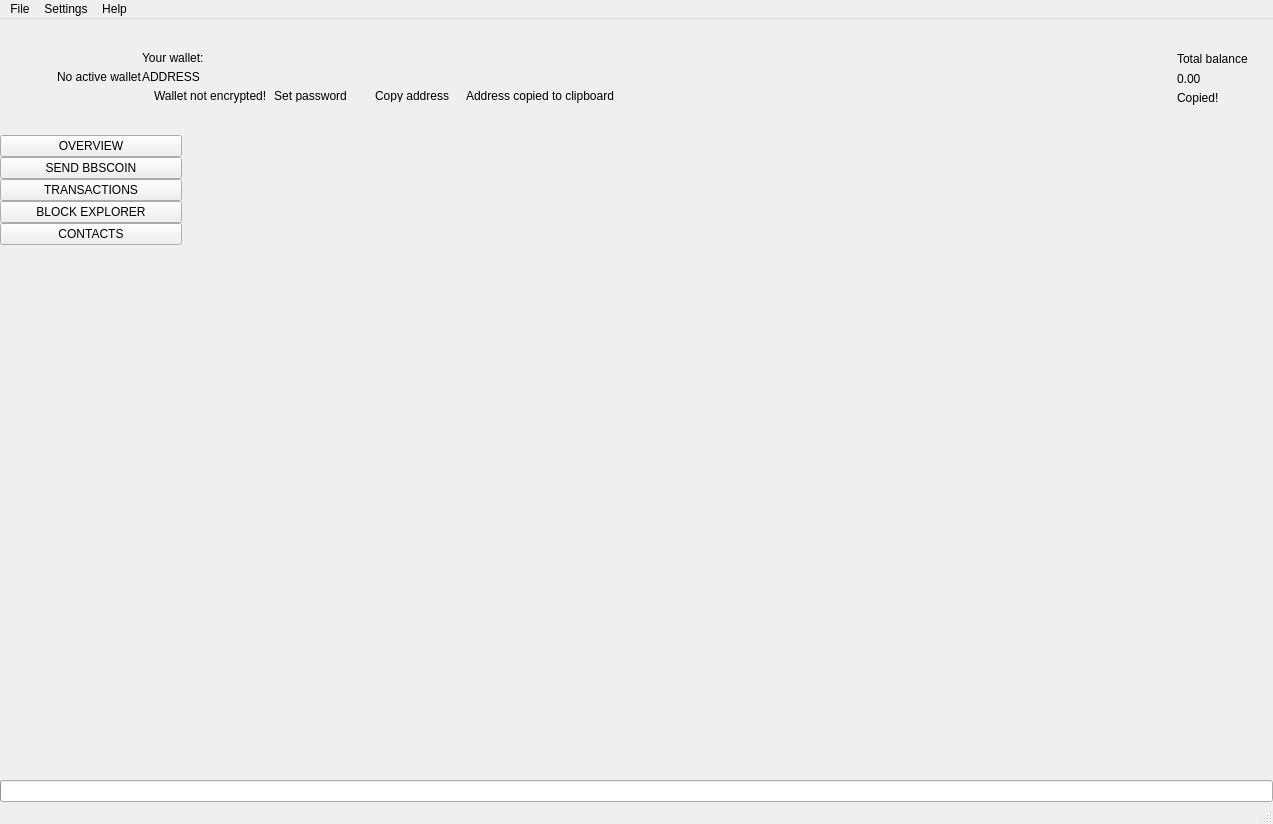
<?xml version="1.0" encoding="UTF-8"?>
<ui version="4.0">
 <class>MainWindow</class>
 <widget class="QMainWindow" name="MainWindow">
  <property name="geometry">
   <rect>
    <x>0</x>
    <y>0</y>
    <width>1273</width>
    <height>824</height>
   </rect>
  </property>
  <property name="sizePolicy">
   <sizepolicy hsizetype="Preferred" vsizetype="Preferred">
    <horstretch>0</horstretch>
    <verstretch>0</verstretch>
   </sizepolicy>
  </property>
  <property name="minimumSize">
   <size>
    <width>1260</width>
    <height>600</height>
   </size>
  </property>
  <property name="maximumSize">
   <size>
    <width>16777215</width>
    <height>16777215</height>
   </size>
  </property>
  <property name="windowTitle">
   <string>MainWindow</string>
  </property>
  <property name="windowIcon">
   <iconset>
    <normaloff>:/images/bbscoin</normaloff>:/images/bbscoin</iconset>
  </property>
  <widget class="QWidget" name="centralwidget">
   <layout class="QVBoxLayout" name="verticalLayout_2">
    <property name="spacing">
     <number>0</number>
    </property>
    <property name="leftMargin">
     <number>0</number>
    </property>
    <property name="topMargin">
     <number>0</number>
    </property>
    <property name="rightMargin">
     <number>0</number>
    </property>
    <property name="bottomMargin">
     <number>0</number>
    </property>
    <item>
     <widget class="QFrame" name="m_headerFrame">
      <property name="minimumSize">
       <size>
        <width>0</width>
        <height>116</height>
       </size>
      </property>
      <property name="maximumSize">
       <size>
        <width>16777215</width>
        <height>116</height>
       </size>
      </property>
      <property name="frameShape">
       <enum>QFrame::NoFrame</enum>
      </property>
      <property name="frameShadow">
       <enum>QFrame::Raised</enum>
      </property>
      <layout class="QHBoxLayout" name="horizontalLayout_3">
       <property name="spacing">
        <number>0</number>
       </property>
       <property name="leftMargin">
        <number>0</number>
       </property>
       <property name="topMargin">
        <number>0</number>
       </property>
       <property name="rightMargin">
        <number>25</number>
       </property>
       <property name="bottomMargin">
        <number>0</number>
       </property>
       <item>
        <spacer name="horizontalSpacer_2">
         <property name="orientation">
          <enum>Qt::Horizontal</enum>
         </property>
         <property name="sizeType">
          <enum>QSizePolicy::Fixed</enum>
         </property>
         <property name="sizeHint" stdset="0">
          <size>
           <width>30</width>
           <height>20</height>
          </size>
         </property>
        </spacer>
       </item>
       <item>
        <widget class="QLabel" name="m_logoLabel">
         <property name="text">
          <string/>
         </property>
        </widget>
       </item>
       <item>
        <spacer name="horizontalSpacer_5">
         <property name="orientation">
          <enum>Qt::Horizontal</enum>
         </property>
         <property name="sizeType">
          <enum>QSizePolicy::Fixed</enum>
         </property>
         <property name="sizeHint" stdset="0">
          <size>
           <width>20</width>
           <height>20</height>
          </size>
         </property>
        </spacer>
       </item>
       <item>
        <widget class="WalletGui::WalletSmallGrayTextLabel" name="m_noWalletLabel">
         <property name="text">
          <string>No active wallet</string>
         </property>
        </widget>
       </item>
       <item>
        <widget class="QFrame" name="m_walletFrame">
         <property name="frameShape">
          <enum>QFrame::NoFrame</enum>
         </property>
         <property name="frameShadow">
          <enum>QFrame::Raised</enum>
         </property>
         <layout class="QVBoxLayout" name="verticalLayout_3">
          <property name="spacing">
           <number>5</number>
          </property>
          <property name="leftMargin">
           <number>0</number>
          </property>
          <property name="topMargin">
           <number>0</number>
          </property>
          <property name="rightMargin">
           <number>0</number>
          </property>
          <property name="bottomMargin">
           <number>0</number>
          </property>
          <item>
           <spacer name="verticalSpacer_3">
            <property name="orientation">
             <enum>Qt::Vertical</enum>
            </property>
            <property name="sizeType">
             <enum>QSizePolicy::Minimum</enum>
            </property>
            <property name="sizeHint" stdset="0">
             <size>
              <width>20</width>
              <height>40</height>
             </size>
            </property>
           </spacer>
          </item>
          <item>
           <widget class="WalletGui::WalletSmallGrayTextLabel" name="m_walletLabel">
            <property name="text">
             <string>Your wallet:</string>
            </property>
            <property name="indent">
             <number>0</number>
            </property>
           </widget>
          </item>
          <item>
           <widget class="QLabel" name="m_addressLabel">
            <property name="sizePolicy">
             <sizepolicy hsizetype="Preferred" vsizetype="Preferred">
              <horstretch>0</horstretch>
              <verstretch>0</verstretch>
             </sizepolicy>
            </property>
            <property name="cursor">
             <cursorShape>PointingHandCursor</cursorShape>
            </property>
            <property name="toolTip">
             <string>Click to copy</string>
            </property>
            <property name="text">
             <string>ADDRESS</string>
            </property>
            <property name="indent">
             <number>0</number>
            </property>
           </widget>
          </item>
          <item>
           <layout class="QHBoxLayout" name="horizontalLayout_2">
            <property name="spacing">
             <number>0</number>
            </property>
            <item alignment="Qt::AlignTop">
             <widget class="QFrame" name="m_notEncryptedFrame">
              <property name="frameShape">
               <enum>QFrame::NoFrame</enum>
              </property>
              <property name="frameShadow">
               <enum>QFrame::Raised</enum>
              </property>
              <layout class="QHBoxLayout" name="horizontalLayout_4">
               <property name="spacing">
                <number>0</number>
               </property>
               <property name="leftMargin">
                <number>0</number>
               </property>
               <property name="topMargin">
                <number>0</number>
               </property>
               <property name="rightMargin">
                <number>0</number>
               </property>
               <property name="bottomMargin">
                <number>0</number>
               </property>
               <item alignment="Qt::AlignVCenter">
                <widget class="QLabel" name="m_notEncryptedIconLabel">
                 <property name="text">
                  <string/>
                 </property>
                 <property name="pixmap">
                  <pixmap resource="../../resources.qrc">:/icons/lock_open_gray</pixmap>
                 </property>
                 <property name="alignment">
                  <set>Qt::AlignLeading|Qt::AlignLeft|Qt::AlignVCenter</set>
                 </property>
                </widget>
               </item>
               <item>
                <spacer name="horizontalSpacer_11">
                 <property name="orientation">
                  <enum>Qt::Horizontal</enum>
                 </property>
                 <property name="sizeType">
                  <enum>QSizePolicy::Fixed</enum>
                 </property>
                 <property name="sizeHint" stdset="0">
                  <size>
                   <width>5</width>
                   <height>3</height>
                  </size>
                 </property>
                </spacer>
               </item>
               <item alignment="Qt::AlignVCenter">
                <widget class="WalletGui::WalletTinyGrayTextLabel" name="m_notEncryptedTextLabel">
                 <property name="text">
                  <string>Wallet not encrypted!</string>
                 </property>
                 <property name="alignment">
                  <set>Qt::AlignLeading|Qt::AlignLeft|Qt::AlignVCenter</set>
                 </property>
                </widget>
               </item>
               <item>
                <spacer name="horizontalSpacer_9">
                 <property name="orientation">
                  <enum>Qt::Horizontal</enum>
                 </property>
                 <property name="sizeType">
                  <enum>QSizePolicy::Fixed</enum>
                 </property>
                 <property name="sizeHint" stdset="0">
                  <size>
                   <width>3</width>
                   <height>3</height>
                  </size>
                 </property>
                </spacer>
               </item>
               <item alignment="Qt::AlignVCenter">
                <widget class="WalletGui::WalletTinyLinkLikeButton" name="m_encryptButton">
                 <property name="sizePolicy">
                  <sizepolicy hsizetype="Minimum" vsizetype="Minimum">
                   <horstretch>0</horstretch>
                   <verstretch>0</verstretch>
                  </sizepolicy>
                 </property>
                 <property name="minimumSize">
                  <size>
                   <width>0</width>
                   <height>3</height>
                  </size>
                 </property>
                 <property name="cursor">
                  <cursorShape>PointingHandCursor</cursorShape>
                 </property>
                 <property name="text">
                  <string>Set password</string>
                 </property>
                 <property name="flat">
                  <bool>true</bool>
                 </property>
                </widget>
               </item>
               <item>
                <spacer name="horizontalSpacer_10">
                 <property name="orientation">
                  <enum>Qt::Horizontal</enum>
                 </property>
                 <property name="sizeType">
                  <enum>QSizePolicy::Fixed</enum>
                 </property>
                 <property name="sizeHint" stdset="0">
                  <size>
                   <width>20</width>
                   <height>3</height>
                  </size>
                 </property>
                </spacer>
               </item>
              </layout>
             </widget>
            </item>
            <item alignment="Qt::AlignVCenter">
             <widget class="WalletGui::WalletTinyLinkLikeButton" name="m_copyAddressButton">
              <property name="sizePolicy">
               <sizepolicy hsizetype="Minimum" vsizetype="Minimum">
                <horstretch>0</horstretch>
                <verstretch>0</verstretch>
               </sizepolicy>
              </property>
              <property name="minimumSize">
               <size>
                <width>0</width>
                <height>3</height>
               </size>
              </property>
              <property name="cursor">
               <cursorShape>PointingHandCursor</cursorShape>
              </property>
              <property name="focusPolicy">
               <enum>Qt::NoFocus</enum>
              </property>
              <property name="autoFillBackground">
               <bool>true</bool>
              </property>
              <property name="text">
               <string>Copy address</string>
              </property>
              <property name="flat">
               <bool>true</bool>
              </property>
             </widget>
            </item>
            <item>
             <spacer name="horizontalSpacer_7">
              <property name="orientation">
               <enum>Qt::Horizontal</enum>
              </property>
              <property name="sizeType">
               <enum>QSizePolicy::Fixed</enum>
              </property>
              <property name="sizeHint" stdset="0">
               <size>
                <width>13</width>
                <height>3</height>
               </size>
              </property>
             </spacer>
            </item>
            <item alignment="Qt::AlignVCenter">
             <widget class="WalletGui::CopyMagicLabel" name="m_copyAddressLabel">
              <property name="text">
               <string>Address copied to clipboard</string>
              </property>
              <property name="alignment">
               <set>Qt::AlignLeading|Qt::AlignLeft|Qt::AlignVCenter</set>
              </property>
             </widget>
            </item>
            <item>
             <spacer name="horizontalSpacer">
              <property name="orientation">
               <enum>Qt::Horizontal</enum>
              </property>
              <property name="sizeHint" stdset="0">
               <size>
                <width>40</width>
                <height>3</height>
               </size>
              </property>
             </spacer>
            </item>
           </layout>
          </item>
          <item>
           <spacer name="verticalSpacer_2">
            <property name="orientation">
             <enum>Qt::Vertical</enum>
            </property>
            <property name="sizeType">
             <enum>QSizePolicy::Minimum</enum>
            </property>
            <property name="sizeHint" stdset="0">
             <size>
              <width>20</width>
              <height>40</height>
             </size>
            </property>
           </spacer>
          </item>
         </layout>
        </widget>
       </item>
       <item>
        <spacer name="horizontalSpacer_3">
         <property name="orientation">
          <enum>Qt::Horizontal</enum>
         </property>
         <property name="sizeType">
          <enum>QSizePolicy::Expanding</enum>
         </property>
         <property name="sizeHint" stdset="0">
          <size>
           <width>34</width>
           <height>20</height>
          </size>
         </property>
        </spacer>
       </item>
       <item>
        <spacer name="horizontalSpacer_8">
         <property name="orientation">
          <enum>Qt::Horizontal</enum>
         </property>
         <property name="sizeType">
          <enum>QSizePolicy::Fixed</enum>
         </property>
         <property name="sizeHint" stdset="0">
          <size>
           <width>34</width>
           <height>20</height>
          </size>
         </property>
        </spacer>
       </item>
       <item alignment="Qt::AlignRight|Qt::AlignVCenter">
        <widget class="QFrame" name="m_balanceFrame">
         <layout class="QGridLayout" name="gridLayout">
          <property name="leftMargin">
           <number>0</number>
          </property>
          <property name="topMargin">
           <number>30</number>
          </property>
          <property name="rightMargin">
           <number>0</number>
          </property>
          <property name="bottomMargin">
           <number>0</number>
          </property>
          <property name="verticalSpacing">
           <number>3</number>
          </property>
          <item row="0" column="2">
           <layout class="QVBoxLayout" name="verticalLayout_4">
            <item>
             <widget class="QLabel" name="m_balanceTextLabel">
              <property name="text">
               <string>Total balance</string>
              </property>
             </widget>
            </item>
            <item>
             <widget class="QLabel" name="m_balanceLabel">
              <property name="cursor">
               <cursorShape>PointingHandCursor</cursorShape>
              </property>
              <property name="toolTip">
               <string>Click to copy</string>
              </property>
              <property name="text">
               <string>0.00</string>
              </property>
             </widget>
            </item>
           </layout>
          </item>
          <item row="1" column="2">
           <widget class="WalletGui::CopyMagicLabel" name="m_balanceCopyLabel">
            <property name="text">
             <string>Copied!</string>
            </property>
           </widget>
          </item>
          <item row="0" column="1">
           <spacer name="horizontalSpacer_6">
            <property name="orientation">
             <enum>Qt::Horizontal</enum>
            </property>
            <property name="sizeType">
             <enum>QSizePolicy::Fixed</enum>
            </property>
            <property name="sizeHint" stdset="0">
             <size>
              <width>2</width>
              <height>39</height>
             </size>
            </property>
           </spacer>
          </item>
          <item row="2" column="2">
           <spacer name="verticalSpacer_5">
            <property name="orientation">
             <enum>Qt::Vertical</enum>
            </property>
            <property name="sizeType">
             <enum>QSizePolicy::Expanding</enum>
            </property>
            <property name="sizeHint" stdset="0">
             <size>
              <width>20</width>
              <height>50</height>
             </size>
            </property>
           </spacer>
          </item>
          <item row="0" column="0">
           <widget class="QLabel" name="m_balanceIconLabel">
            <property name="text">
             <string/>
            </property>
            <property name="pixmap">
             <pixmap resource="../../resources.qrc">:/icons/total_balance</pixmap>
            </property>
           </widget>
          </item>
         </layout>
        </widget>
       </item>
      </layout>
     </widget>
    </item>
    <item>
     <layout class="QHBoxLayout" name="horizontalLayout" stretch="0,0,0,0,0,0,0,0">
      <property name="spacing">
       <number>0</number>
      </property>
      <item>
       <widget class="QFrame" name="m_toolFrame">
        <property name="frameShape">
         <enum>QFrame::NoFrame</enum>
        </property>
        <property name="frameShadow">
         <enum>QFrame::Plain</enum>
        </property>
        <property name="lineWidth">
         <number>0</number>
        </property>
        <layout class="QVBoxLayout" name="verticalLayout">
         <property name="spacing">
          <number>0</number>
         </property>
         <property name="leftMargin">
          <number>0</number>
         </property>
         <property name="topMargin">
          <number>0</number>
         </property>
         <property name="rightMargin">
          <number>0</number>
         </property>
         <property name="bottomMargin">
          <number>0</number>
         </property>
         <item>
          <widget class="QPushButton" name="m_overviewButton">
           <property name="sizePolicy">
            <sizepolicy hsizetype="Minimum" vsizetype="Fixed">
             <horstretch>0</horstretch>
             <verstretch>0</verstretch>
            </sizepolicy>
           </property>
           <property name="focusPolicy">
            <enum>Qt::NoFocus</enum>
           </property>
           <property name="text">
            <string>OVERVIEW</string>
           </property>
           <property name="checkable">
            <bool>true</bool>
           </property>
           <attribute name="buttonGroup">
            <string notr="true">m_toolButtonGroup</string>
           </attribute>
          </widget>
         </item>
         <item>
          <widget class="QPushButton" name="m_sendButton">
           <property name="sizePolicy">
            <sizepolicy hsizetype="Minimum" vsizetype="Fixed">
             <horstretch>0</horstretch>
             <verstretch>0</verstretch>
            </sizepolicy>
           </property>
           <property name="focusPolicy">
            <enum>Qt::NoFocus</enum>
           </property>
           <property name="text">
            <string>SEND BBSCOIN</string>
           </property>
           <property name="checkable">
            <bool>true</bool>
           </property>
           <attribute name="buttonGroup">
            <string notr="true">m_toolButtonGroup</string>
           </attribute>
          </widget>
         </item>
         <item>
          <widget class="QPushButton" name="m_transactionsButton">
           <property name="sizePolicy">
            <sizepolicy hsizetype="Minimum" vsizetype="Fixed">
             <horstretch>0</horstretch>
             <verstretch>0</verstretch>
            </sizepolicy>
           </property>
           <property name="focusPolicy">
            <enum>Qt::NoFocus</enum>
           </property>
           <property name="text">
            <string>TRANSACTIONS</string>
           </property>
           <property name="checkable">
            <bool>true</bool>
           </property>
           <attribute name="buttonGroup">
            <string notr="true">m_toolButtonGroup</string>
           </attribute>
          </widget>
         </item>
         <item>
          <widget class="QPushButton" name="m_blockExplorerButton">
           <property name="focusPolicy">
            <enum>Qt::NoFocus</enum>
           </property>
           <property name="text">
            <string>BLOCK EXPLORER</string>
           </property>
           <property name="checkable">
            <bool>true</bool>
           </property>
           <attribute name="buttonGroup">
            <string notr="true">m_toolButtonGroup</string>
           </attribute>
          </widget>
         </item>
         <item>
          <widget class="QPushButton" name="m_addressBookButton">
           <property name="sizePolicy">
            <sizepolicy hsizetype="Minimum" vsizetype="Fixed">
             <horstretch>0</horstretch>
             <verstretch>0</verstretch>
            </sizepolicy>
           </property>
           <property name="focusPolicy">
            <enum>Qt::NoFocus</enum>
           </property>
           <property name="text">
            <string>CONTACTS</string>
           </property>
           <property name="checkable">
            <bool>true</bool>
           </property>
           <attribute name="buttonGroup">
            <string notr="true">m_toolButtonGroup</string>
           </attribute>
          </widget>
         </item>
         <item>
          <spacer name="verticalSpacer">
           <property name="orientation">
            <enum>Qt::Vertical</enum>
           </property>
           <property name="sizeHint" stdset="0">
            <size>
             <width>20</width>
             <height>40</height>
            </size>
           </property>
          </spacer>
         </item>
        </layout>
       </widget>
      </item>
      <item>
       <widget class="WalletGui::OverviewFrame" name="m_overviewFrame">
        <property name="frameShape">
         <enum>QFrame::NoFrame</enum>
        </property>
        <property name="frameShadow">
         <enum>QFrame::Raised</enum>
        </property>
       </widget>
      </item>
      <item>
       <widget class="WalletGui::SendFrame" name="m_sendFrame">
        <property name="frameShape">
         <enum>QFrame::NoFrame</enum>
        </property>
        <property name="frameShadow">
         <enum>QFrame::Raised</enum>
        </property>
       </widget>
      </item>
      <item>
       <widget class="WalletGui::TransactionsFrame" name="m_transactionsFrame">
        <property name="frameShape">
         <enum>QFrame::NoFrame</enum>
        </property>
        <property name="frameShadow">
         <enum>QFrame::Raised</enum>
        </property>
       </widget>
      </item>
      <item>
       <widget class="WalletGui::AddressBookFrame" name="m_addressBookFrame">
        <property name="frameShape">
         <enum>QFrame::NoFrame</enum>
        </property>
        <property name="frameShadow">
         <enum>QFrame::Raised</enum>
        </property>
       </widget>
      </item>
      <item>
       <widget class="WalletGui::NoWalletFrame" name="m_noWalletFrame">
        <property name="frameShape">
         <enum>QFrame::NoFrame</enum>
        </property>
        <property name="frameShadow">
         <enum>QFrame::Raised</enum>
        </property>
       </widget>
      </item>
      <item>
       <widget class="WalletGui::BlockExplorerFrame" name="m_blockExplorerFrame">
        <property name="frameShape">
         <enum>QFrame::NoFrame</enum>
        </property>
        <property name="frameShadow">
         <enum>QFrame::Raised</enum>
        </property>
       </widget>
      </item>
     </layout>
    </item>
    <item>
     <widget class="QProgressBar" name="m_syncProgress">
      <property name="maximum">
       <number>100</number>
      </property>
      <property name="value">
       <number>0</number>
      </property>
      <property name="textVisible">
       <bool>false</bool>
      </property>
     </widget>
    </item>
   </layout>
  </widget>
  <widget class="QMenuBar" name="menubar">
   <property name="geometry">
    <rect>
     <x>0</x>
     <y>0</y>
     <width>1273</width>
     <height>21</height>
    </rect>
   </property>
   <widget class="QMenu" name="menuFile">
    <property name="title">
     <string>File</string>
    </property>
    <addaction name="m_createWalletAction"/>
    <addaction name="m_openWalletAction"/>
    <addaction name="m_recentWalletsAction"/>
    <addaction name="m_backupWalletAction"/>
    <addaction name="m_saveKeysAction"/>
    <addaction name="m_resetAction"/>
    <addaction name="m_importKeyAction"/>
    <addaction name="m_exportKeyAction"/>
    <addaction name="m_exportTrackingKeyAction"/>
    <addaction name="m_exitAction"/>
   </widget>
   <widget class="QMenu" name="menuSettings">
    <property name="title">
     <string>Settings</string>
    </property>
    <widget class="QMenu" name="menuThemes">
     <property name="title">
      <string>Themes</string>
     </property>
    </widget>
    <addaction name="m_encryptWalletAction"/>
    <addaction name="m_changePasswordAction"/>
    <addaction name="separator"/>
    <addaction name="m_autostartAction"/>
    <addaction name="m_minimizeToTrayAction"/>
    <addaction name="m_closeToTrayAction"/>
    <addaction name="separator"/>
    <addaction name="m_preferencesAction"/>
    <addaction name="menuThemes"/>
   </widget>
   <widget class="QMenu" name="menuHelp">
    <property name="title">
     <string>Help</string>
    </property>
    <addaction name="m_communityForumAction"/>
    <addaction name="m_reportIssueAction"/>
    <addaction name="m_aboutBBSCoinAction"/>
    <addaction name="m_aboutQtAction"/>
   </widget>
   <addaction name="menuFile"/>
   <addaction name="menuSettings"/>
   <addaction name="menuHelp"/>
  </widget>
  <widget class="WalletGui::WalletStatusBar" name="statusBar"/>
  <action name="m_exitAction">
   <property name="checkable">
    <bool>false</bool>
   </property>
   <property name="enabled">
    <bool>true</bool>
   </property>
   <property name="text">
    <string>Exit</string>
   </property>
   <property name="shortcut">
    <string>Ctrl+Q</string>
   </property>
  </action>
  <action name="m_createWalletAction">
   <property name="enabled">
    <bool>true</bool>
   </property>
   <property name="text">
    <string>Create wallet</string>
   </property>
  </action>
  <action name="m_openWalletAction">
   <property name="enabled">
    <bool>true</bool>
   </property>
   <property name="text">
    <string>Open wallet</string>
   </property>
  </action>
  <action name="m_encryptWalletAction">
   <property name="enabled">
    <bool>true</bool>
   </property>
   <property name="text">
    <string>Encrypt wallet</string>
   </property>
  </action>
  <action name="m_changePasswordAction">
   <property name="enabled">
    <bool>true</bool>
   </property>
   <property name="text">
    <string>Change password</string>
   </property>
   <property name="toolTip">
    <string>Change password</string>
   </property>
  </action>
  <action name="m_aboutBBSCoinAction">
   <property name="enabled">
    <bool>true</bool>
   </property>
   <property name="text">
    <string>About BBSCoin</string>
   </property>
  </action>
  <action name="m_aboutQtAction">
   <property name="enabled">
    <bool>true</bool>
   </property>
   <property name="text">
    <string>About Qt</string>
   </property>
  </action>
  <action name="m_backupWalletAction">
   <property name="enabled">
    <bool>true</bool>
   </property>
   <property name="text">
    <string>Backup wallet</string>
   </property>
  </action>
  <action name="m_autostartAction">
   <property name="checkable">
    <bool>true</bool>
   </property>
   <property name="text">
    <string>Start on system login</string>
   </property>
  </action>
  <action name="m_minimizeToTrayAction">
   <property name="checkable">
    <bool>true</bool>
   </property>
   <property name="text">
    <string>Minimize to tray</string>
   </property>
  </action>
  <action name="m_closeToTrayAction">
   <property name="checkable">
    <bool>true</bool>
   </property>
   <property name="text">
    <string>Close to tray</string>
   </property>
  </action>
  <action name="m_preferencesAction">
   <property name="text">
    <string>Preferences</string>
   </property>
  </action>
  <action name="m_recentWalletsAction">
   <property name="text">
    <string>Recent wallets</string>
   </property>
  </action>
  <action name="m_exportTrackingKeyAction">
   <property name="text">
    <string>Export tracking key</string>
   </property>
   <property name="toolTip">
    <string>Export tracking key</string>
   </property>
  </action>
  <action name="m_importKeyAction">
   <property name="text">
    <string>Import key</string>
   </property>
   <property name="toolTip">
    <string>Import key</string>
   </property>
  </action>
  <action name="m_communityForumAction">
   <property name="text">
    <string>Community forum</string>
   </property>
  </action>
  <action name="m_reportIssueAction">
   <property name="text">
    <string>Report an issue</string>
   </property>
  </action>
  <action name="m_resetAction">
   <property name="text">
    <string>Reset wallet</string>
   </property>
  </action>
  <action name="m_saveKeysAction">
   <property name="text">
    <string>Save wallet keys</string>
   </property>
  </action>
  <action name="m_exportKeyAction">
   <property name="text">
    <string>Export key</string>
   </property>
   <property name="toolTip">
    <string>Export key</string>
   </property>
  </action>
 </widget>
 <customwidgets>
  <customwidget>
   <class>WalletGui::WalletSmallGrayTextLabel</class>
   <extends>QLabel</extends>
   <header>Gui/Common/WalletTextLabel.h</header>
  </customwidget>
  <customwidget>
   <class>WalletGui::CopyMagicLabel</class>
   <extends>QLabel</extends>
   <header>Gui/Common/CopyMagicLabel.h</header>
  </customwidget>
  <customwidget>
   <class>WalletGui::WalletTinyLinkLikeButton</class>
   <extends>QPushButton</extends>
   <header>Gui/Common/WalletLinkLikeButton.h</header>
  </customwidget>
  <customwidget>
   <class>WalletGui::OverviewFrame</class>
   <extends>QFrame</extends>
   <header>Gui/Overview/OverviewFrame.h</header>
   <container>1</container>
  </customwidget>
  <customwidget>
   <class>WalletGui::NoWalletFrame</class>
   <extends>QFrame</extends>
   <header>Gui/NoWallet/NoWalletFrame.h</header>
   <container>1</container>
  </customwidget>
  <customwidget>
   <class>WalletGui::WalletTinyGrayTextLabel</class>
   <extends>QLabel</extends>
   <header>Gui/Common/WalletTextLabel.h</header>
  </customwidget>
  <customwidget>
   <class>WalletGui::TransactionsFrame</class>
   <extends>QFrame</extends>
   <header>Gui/Transactions/TransactionsFrame.h</header>
   <container>1</container>
  </customwidget>
  <customwidget>
   <class>WalletGui::SendFrame</class>
   <extends>QFrame</extends>
   <header>Gui/Send/SendFrame.h</header>
   <container>1</container>
  </customwidget>
  <customwidget>
   <class>WalletGui::AddressBookFrame</class>
   <extends>QFrame</extends>
   <header>Gui/AddressBook/AddressBookFrame.h</header>
   <container>1</container>
  </customwidget>
  <customwidget>
   <class>WalletGui::BlockExplorerFrame</class>
   <extends>QFrame</extends>
   <header>Gui/BlockchainExplorer/BlockExplorerFrame.h</header>
   <container>1</container>
  </customwidget>
  <customwidget>
   <class>WalletGui::MiningFrame</class>
   <extends>QFrame</extends>
   <header>Gui/Mining/MiningFrame.h</header>
   <container>1</container>
  </customwidget>
  <customwidget>
   <class>WalletGui::WalletStatusBar</class>
   <extends>QStatusBar</extends>
   <header>Gui/MainWindow/WalletStatusBar.h</header>
  </customwidget>
 </customwidgets>
 <resources>
  <include location="../../resources.qrc"/>
 </resources>
 <connections>
  <connection>
   <sender>m_createWalletAction</sender>
   <signal>triggered()</signal>
   <receiver>MainWindow</receiver>
   <slot>createWallet()</slot>
   <hints>
    <hint type="sourcelabel">
     <x>-1</x>
     <y>-1</y>
    </hint>
    <hint type="destinationlabel">
     <x>449</x>
     <y>299</y>
    </hint>
   </hints>
  </connection>
  <connection>
   <sender>m_openWalletAction</sender>
   <signal>triggered()</signal>
   <receiver>MainWindow</receiver>
   <slot>openWallet()</slot>
   <hints>
    <hint type="sourcelabel">
     <x>-1</x>
     <y>-1</y>
    </hint>
    <hint type="destinationlabel">
     <x>449</x>
     <y>299</y>
    </hint>
   </hints>
  </connection>
  <connection>
   <sender>m_encryptWalletAction</sender>
   <signal>triggered()</signal>
   <receiver>MainWindow</receiver>
   <slot>encryptWallet()</slot>
   <hints>
    <hint type="sourcelabel">
     <x>-1</x>
     <y>-1</y>
    </hint>
    <hint type="destinationlabel">
     <x>449</x>
     <y>299</y>
    </hint>
   </hints>
  </connection>
  <connection>
   <sender>m_changePasswordAction</sender>
   <signal>triggered()</signal>
   <receiver>MainWindow</receiver>
   <slot>encryptWallet()</slot>
   <hints>
    <hint type="sourcelabel">
     <x>-1</x>
     <y>-1</y>
    </hint>
    <hint type="destinationlabel">
     <x>449</x>
     <y>299</y>
    </hint>
   </hints>
  </connection>
  <connection>
   <sender>m_aboutQtAction</sender>
   <signal>triggered()</signal>
   <receiver>MainWindow</receiver>
   <slot>aboutQt()</slot>
   <hints>
    <hint type="sourcelabel">
     <x>-1</x>
     <y>-1</y>
    </hint>
    <hint type="destinationlabel">
     <x>449</x>
     <y>299</y>
    </hint>
   </hints>
  </connection>
  <connection>
   <sender>m_backupWalletAction</sender>
   <signal>triggered()</signal>
   <receiver>MainWindow</receiver>
   <slot>backupWallet()</slot>
   <hints>
    <hint type="sourcelabel">
     <x>-1</x>
     <y>-1</y>
    </hint>
    <hint type="destinationlabel">
     <x>449</x>
     <y>299</y>
    </hint>
   </hints>
  </connection>
  <connection>
   <sender>m_aboutBBSCoinAction</sender>
   <signal>triggered()</signal>
   <receiver>MainWindow</receiver>
   <slot>about()</slot>
   <hints>
    <hint type="sourcelabel">
     <x>-1</x>
     <y>-1</y>
    </hint>
    <hint type="destinationlabel">
     <x>459</x>
     <y>299</y>
    </hint>
   </hints>
  </connection>
  <connection>
   <sender>m_overviewButton</sender>
   <signal>toggled(bool)</signal>
   <receiver>m_overviewFrame</receiver>
   <slot>setVisible(bool)</slot>
   <hints>
    <hint type="sourcelabel">
     <x>105</x>
     <y>154</y>
    </hint>
    <hint type="destinationlabel">
     <x>315</x>
     <y>448</y>
    </hint>
   </hints>
  </connection>
  <connection>
   <sender>m_transactionsButton</sender>
   <signal>toggled(bool)</signal>
   <receiver>m_transactionsFrame</receiver>
   <slot>setVisible(bool)</slot>
   <hints>
    <hint type="sourcelabel">
     <x>105</x>
     <y>178</y>
    </hint>
    <hint type="destinationlabel">
     <x>734</x>
     <y>448</y>
    </hint>
   </hints>
  </connection>
  <connection>
   <sender>m_addressBookButton</sender>
   <signal>toggled(bool)</signal>
   <receiver>m_addressBookFrame</receiver>
   <slot>setVisible(bool)</slot>
   <hints>
    <hint type="sourcelabel">
     <x>105</x>
     <y>226</y>
    </hint>
    <hint type="destinationlabel">
     <x>944</x>
     <y>448</y>
    </hint>
   </hints>
  </connection>
  <connection>
   <sender>m_sendButton</sender>
   <signal>toggled(bool)</signal>
   <receiver>m_sendFrame</receiver>
   <slot>setVisible(bool)</slot>
   <hints>
    <hint type="sourcelabel">
     <x>105</x>
     <y>250</y>
    </hint>
    <hint type="destinationlabel">
     <x>524</x>
     <y>448</y>
    </hint>
   </hints>
  </connection>
  <connection>
   <sender>m_copyAddressButton</sender>
   <signal>clicked()</signal>
   <receiver>MainWindow</receiver>
   <slot>copyAddress()</slot>
   <hints>
    <hint type="sourcelabel">
     <x>455</x>
     <y>112</y>
    </hint>
    <hint type="destinationlabel">
     <x>629</x>
     <y>399</y>
    </hint>
   </hints>
  </connection>
  <connection>
   <sender>m_autostartAction</sender>
   <signal>triggered(bool)</signal>
   <receiver>MainWindow</receiver>
   <slot>setStartOnLoginEnabled(bool)</slot>
   <hints>
    <hint type="sourcelabel">
     <x>-1</x>
     <y>-1</y>
    </hint>
    <hint type="destinationlabel">
     <x>629</x>
     <y>399</y>
    </hint>
   </hints>
  </connection>
  <connection>
   <sender>m_minimizeToTrayAction</sender>
   <signal>triggered(bool)</signal>
   <receiver>MainWindow</receiver>
   <slot>setMinimizeToTrayEnabled(bool)</slot>
   <hints>
    <hint type="sourcelabel">
     <x>-1</x>
     <y>-1</y>
    </hint>
    <hint type="destinationlabel">
     <x>629</x>
     <y>399</y>
    </hint>
   </hints>
  </connection>
  <connection>
   <sender>m_closeToTrayAction</sender>
   <signal>triggered(bool)</signal>
   <receiver>MainWindow</receiver>
   <slot>setCloseToTrayEnabled(bool)</slot>
   <hints>
    <hint type="sourcelabel">
     <x>-1</x>
     <y>-1</y>
    </hint>
    <hint type="destinationlabel">
     <x>629</x>
     <y>399</y>
    </hint>
   </hints>
  </connection>
  <connection>
   <sender>m_encryptButton</sender>
   <signal>clicked()</signal>
   <receiver>m_encryptWalletAction</receiver>
   <slot>trigger()</slot>
   <hints>
    <hint type="sourcelabel">
     <x>396</x>
     <y>121</y>
    </hint>
    <hint type="destinationlabel">
     <x>-1</x>
     <y>-1</y>
    </hint>
   </hints>
  </connection>
  <connection>
   <sender>m_preferencesAction</sender>
   <signal>triggered()</signal>
   <receiver>MainWindow</receiver>
   <slot>showPreferences()</slot>
   <hints>
    <hint type="sourcelabel">
     <x>-1</x>
     <y>-1</y>
    </hint>
    <hint type="destinationlabel">
     <x>629</x>
     <y>404</y>
    </hint>
   </hints>
  </connection>
  <connection>
   <sender>m_blockExplorerButton</sender>
   <signal>toggled(bool)</signal>
   <receiver>m_blockExplorerFrame</receiver>
   <slot>setVisible(bool)</slot>
   <hints>
    <hint type="sourcelabel">
     <x>90</x>
     <y>226</y>
    </hint>
    <hint type="destinationlabel">
     <x>1168</x>
     <y>453</y>
    </hint>
   </hints>
  </connection>
  <connection>
   <sender>m_miningButton</sender>
   <signal>toggled(bool)</signal>
   <receiver>m_miningFrame</receiver>
   <slot>setVisible(bool)</slot>
   <hints>
    <hint type="sourcelabel">
     <x>82</x>
     <y>274</y>
    </hint>
    <hint type="destinationlabel">
     <x>1180</x>
     <y>453</y>
    </hint>
   </hints>
  </connection>
  <connection>
   <sender>m_exportTrackingKeyAction</sender>
   <signal>triggered()</signal>
   <receiver>MainWindow</receiver>
   <slot>exportTrackingKey()</slot>
   <hints>
    <hint type="sourcelabel">
     <x>-1</x>
     <y>-1</y>
    </hint>
    <hint type="destinationlabel">
     <x>629</x>
     <y>404</y>
    </hint>
   </hints>
  </connection>
  <connection>
   <sender>m_importKeyAction</sender>
   <signal>triggered()</signal>
   <receiver>MainWindow</receiver>
   <slot>importKey()</slot>
   <hints>
    <hint type="sourcelabel">
     <x>-1</x>
     <y>-1</y>
    </hint>
    <hint type="destinationlabel">
     <x>629</x>
     <y>404</y>
    </hint>
   </hints>
  </connection>
  <connection>
   <sender>m_communityForumAction</sender>
   <signal>triggered()</signal>
   <receiver>MainWindow</receiver>
   <slot>communityForumTriggered()</slot>
   <hints>
    <hint type="sourcelabel">
     <x>-1</x>
     <y>-1</y>
    </hint>
    <hint type="destinationlabel">
     <x>629</x>
     <y>404</y>
    </hint>
   </hints>
  </connection>
  <connection>
   <sender>m_reportIssueAction</sender>
   <signal>triggered()</signal>
   <receiver>MainWindow</receiver>
   <slot>reportIssueTriggered()</slot>
   <hints>
    <hint type="sourcelabel">
     <x>-1</x>
     <y>-1</y>
    </hint>
    <hint type="destinationlabel">
     <x>629</x>
     <y>404</y>
    </hint>
   </hints>
  </connection>
  <connection>
   <sender>m_resetAction</sender>
   <signal>triggered()</signal>
   <receiver>MainWindow</receiver>
   <slot>resetWallet()</slot>
   <hints>
    <hint type="sourcelabel">
     <x>-1</x>
     <y>-1</y>
    </hint>
    <hint type="destinationlabel">
     <x>629</x>
     <y>404</y>
    </hint>
   </hints>
  </connection>
  <connection>
   <sender>m_saveKeysAction</sender>
   <signal>triggered()</signal>
   <receiver>MainWindow</receiver>
   <slot>saveWalletKeys()</slot>
   <hints>
    <hint type="sourcelabel">
     <x>-1</x>
     <y>-1</y>
    </hint>
    <hint type="destinationlabel">
     <x>636</x>
     <y>411</y>
    </hint>
   </hints>
  </connection>
  <connection>
   <sender>m_exportKeyAction</sender>
   <signal>triggered()</signal>
   <receiver>MainWindow</receiver>
   <slot>exportKey()</slot>
   <hints>
    <hint type="sourcelabel">
     <x>-1</x>
     <y>-1</y>
    </hint>
    <hint type="destinationlabel">
     <x>636</x>
     <y>411</y>
    </hint>
   </hints>
  </connection>
 </connections>
 <slots>
  <slot>createWallet()</slot>
  <slot>openWallet()</slot>
  <slot>encryptWallet()</slot>
  <slot>aboutQt()</slot>
  <slot>backupWallet()</slot>
  <slot>showLog()</slot>
  <slot>about()</slot>
  <slot>copyAddress()</slot>
  <slot>setStartOnLoginEnabled(bool)</slot>
  <slot>setMinimizeToTrayEnabled(bool)</slot>
  <slot>setCloseToTrayEnabled(bool)</slot>
  <slot>showPreferences()</slot>
  <slot>exportTrackingKey()</slot>
  <slot>importKey()</slot>
  <slot>communityForumTriggered()</slot>
  <slot>reportIssueTriggered()</slot>
  <slot>resetWallet()</slot>
  <slot>saveWalletKeys()</slot>
  <slot>exportKey()</slot>
 </slots>
 <buttongroups>
  <buttongroup name="m_toolButtonGroup">
   <property name="exclusive">
    <bool>true</bool>
   </property>
  </buttongroup>
 </buttongroups>
</ui>
